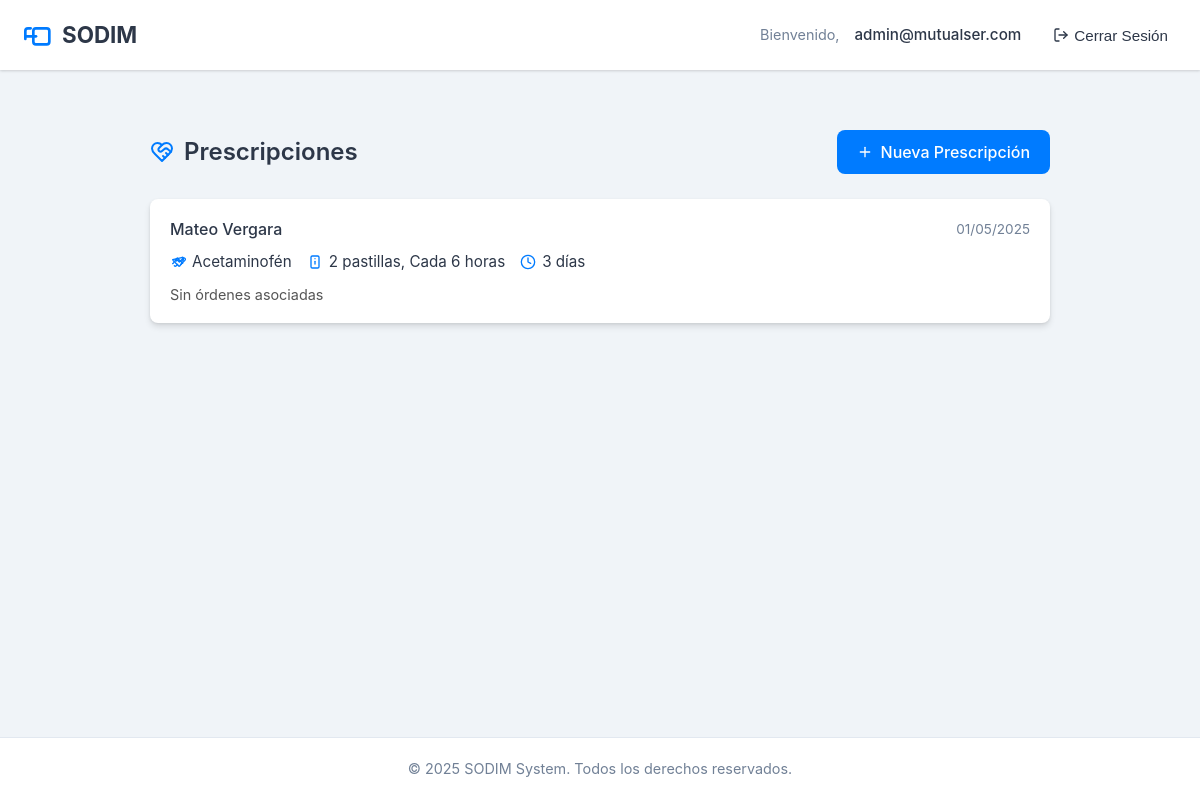
/prescriptions/ (signed in), run on an earlier commit of the app's database.
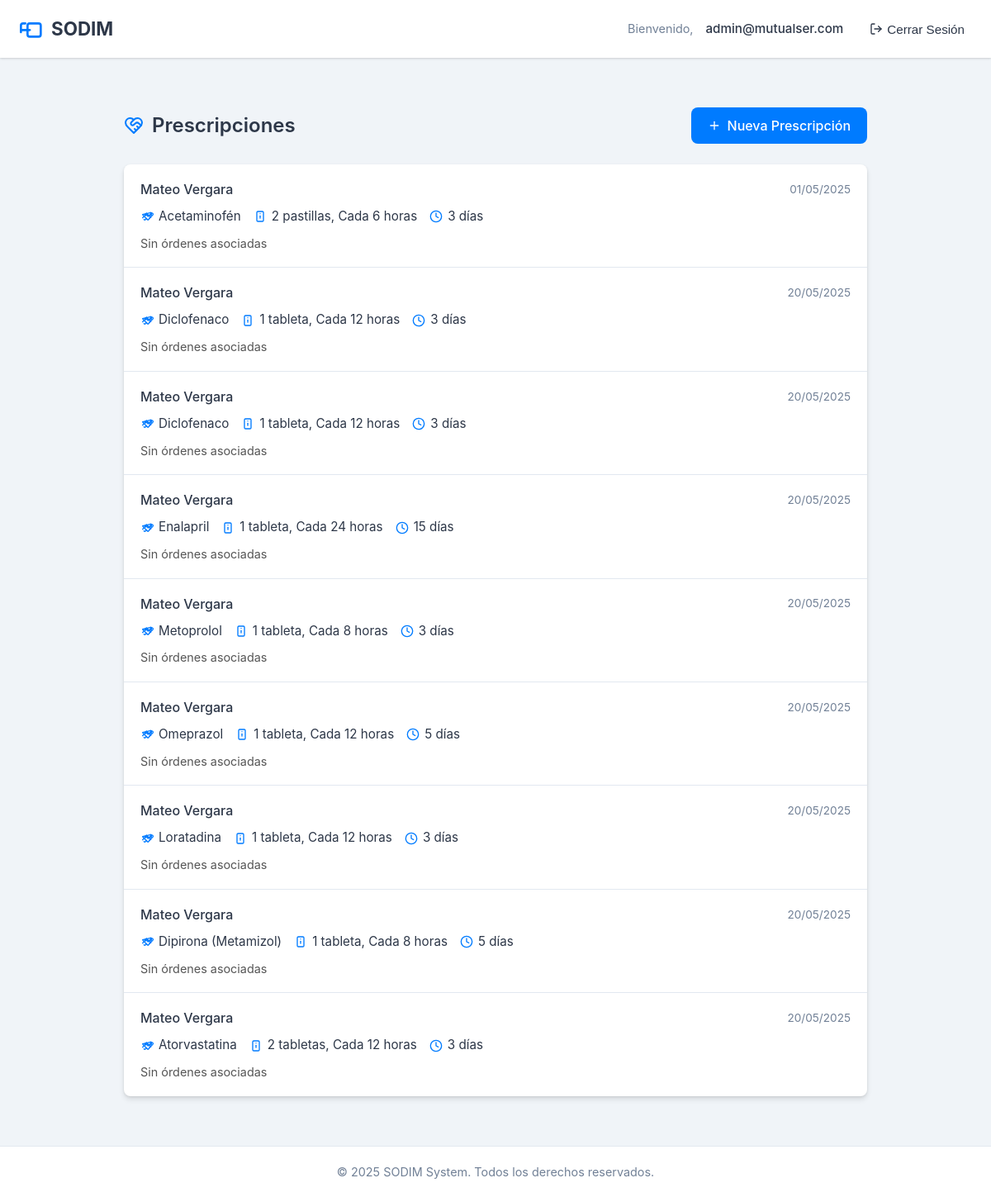
And on a later commit of the database.
### core/models.py (models this page shows, shortened)
class TimestampedModel(models.Model):
    created_at = models.DateTimeField(auto_now_add=True)
    updated_at = models.DateTimeField(auto_now=True)
    class Meta:
        abstract = True

class User(AbstractBaseUser, PermissionsMixin, TimestampedModel):
    ROLE_CHOICES = [
        ('EPS_ADMIN', 'EPS Administrator'),
        ('DOCTOR', 'Doctor'),
    ]
    email = models.EmailField(unique=True)
    role = models.CharField(max_length=20, choices=ROLE_CHOICES)
    is_active = models.BooleanField(default=True)
    is_staff = models.BooleanField(default=False)
    eps = models.ForeignKey('EPS', on_delete=models.SET_NULL, null=True, blank=True)
    USERNAME_FIELD = 'email'
    REQUIRED_FIELDS = []
    objects = UserManager()

class Prescription(TimestampedModel):
    doctor = models.ForeignKey(Doctor, on_delete=models.CASCADE)
    patient = models.ForeignKey(Patient, on_delete=models.CASCADE)
    medication = models.ForeignKey(Medication, on_delete=models.CASCADE)
    dosage = models.CharField(max_length=100)
    frequency = models.CharField(max_length=100)
    duration_days = models.PositiveIntegerField()
    notes = models.TextField(blank=True)

class Patient(TimestampedModel):
    GENDER_CHOICES = [
        ('M', 'Male'),
        ('F', 'Female'),
        ('O', 'Other'),
    ]
    PRIORITY_GROUPS = [
        ('CHILD', 'Child'),
        ('SENIOR', 'Senior'),
        ('CHRONIC', 'Chronic Disease'),
        ('CONTROL', 'Controlled Medication'),
        ('REGULAR', 'Regular'),
    ]
    first_name = models.CharField(max_length=100)
    last_name = models.CharField(max_length=100)
    date_of_birth = models.DateField()
    gender = models.CharField(max_length=1, choices=GENDER_CHOICES)
    identification_number = models.CharField(max_length=50, unique=True)
    eps = models.ForeignKey(EPS, on_delete=models.CASCADE, related_name='patients')
    address = models.TextField()
    phone_number = models.CharField(max_length=20)
    email = models.EmailField(blank=True)
    socioeconomic_stratum = models.PositiveSmallIntegerField()
    income = models.DecimalField(max_digits=10, decimal_places=2)
    priority_group = models.CharField(max_length=10, choices=PRIORITY_GROUPS)
    def __str__(self):
        return f"{self.first_name} {self.last_name}"

class Medication(TimestampedModel):
    name = models.CharField(max_length=200)
    description = models.TextField()
    code = models.CharField(max_length=50, unique=True)
    def __str__(self):
        return self.name

### core/views.py (the view)
# urls.py: path("prescriptions/", PrescriptionListView.as_view(), name="prescription_list"),
class PrescriptionListView(LoginRequiredMixin, ListView):
    model = Prescription
    template_name = 'core/prescription_list.html'
    context_object_name = 'prescriptions'
    def get_queryset(self):
        return Prescription.objects.filter(doctor__eps=self.request.user.eps).prefetch_related('orders')

### core/templates/core/prescription_list.html (shortened to what this page needs)
{% extends 'core/base.html' %}
{% block content %}
<div class="content-with-padding">
    <div class="prescriptions-container">
        <div class="prescriptions-header">
            <h2 class="prescriptions-title">
                Prescripciones
            </h2>
            <a href="{% url 'prescription_create' %}" class="btn">
                <svg width="16" height="16" viewBox="0 0 24 24" fill="none" stroke="currentColor" stroke-width="2"
                    stroke-linecap="round" stroke-linejoin="round">
                    <path d="M12 5v14"></path>
                    <path d="M5 12h14"></path>
                </svg>
                Nueva Prescripción
            </a>
        </div>
        {% if prescriptions %}
        <ul class="prescription-list">
            {% for prescription in prescriptions %}
            <li class="prescription-item">
                <div class="prescription-details">
                    <div class="prescription-primary">
                        <span class="patient-info">{{ prescription.patient }}</span>
                        <span class="prescription-date">{{ prescription.created_at|date:"d/m/Y" }}</span>
                    </div>
                    <div class="prescription-secondary">
                        <div class="prescription-data">
                            {{ prescription.medication }}
                        </div>
                        <div class="prescription-data">
                            <svg width="16" height="16" viewBox="0 0 24 24" fill="none" stroke="currentColor"
                                stroke-width="2" stroke-linecap="round" stroke-linejoin="round">
                                <path d="M8 21h8a2 2 0 0 0 2-2V5a2 2 0 0 0-2-2H8a2 2 0 0 0-2 2v14a2 2 0 0 0 2 2Z">
                                </path>
                                <path d="M12 11v4"></path>
                                <path d="M12 7h.01"></path>
                            </svg>
                            {{ prescription.dosage }}, {{ prescription.frequency }}
                        </div>
                        <div class="prescription-data">
                            <svg width="16" height="16" viewBox="0 0 24 24" fill="none" stroke="currentColor"
                                stroke-width="2" stroke-linecap="round" stroke-linejoin="round">
                                <circle cx="12" cy="12" r="10"></circle>
                                <polyline points="12 6 12 12 16 14"></polyline>
                            </svg>
                            {{ prescription.duration_days }} días
                        </div>
                    </div>
                </div>
                <div class="order-ids" style="margin-top: 10px; font-size: 0.9em; color: #555;">
                    {% if prescription.order_set.all %}
                    Ordenes asociadas:
                    <ul>
                        {% for order in prescription.order_set.all %}
                        <li>Order ID: {{ order.id }}</li>
                        {% endfor %}
                    </ul>
                    {% else %}
                    Sin órdenes asociadas
                    {% endif %}
                </div>
            </li>
            {% endfor %}
        </ul>
        {% endif %}
    </div>
</div>
{% endblock %}

### core/templates/core/base.html (shortened to what this page needs)
{% load static %}
<!DOCTYPE html>
<html lang="en">
<head>
    <link href="https://cdnjs.cloudflare.com/ajax/libs/inter-ui/3.19.3/inter.min.css" rel="stylesheet">
</head>
<body>
    <nav>
        <div class="navbar-container">
            <a href="/" class="navbar-logo">
                <svg class="logo-icon" viewBox="0 0 24 24" fill="none" stroke="currentColor" stroke-width="2" stroke-linecap="round" stroke-linejoin="round">
                    <path d="M20 7h-8a2 2 0 0 0-2 2v8a2 2 0 0 0 2 2h8a2 2 0 0 0 2-2V9a2 2 0 0 0-2-2Z"></path>
                    <path d="M4 15V9a2 2 0 0 1 2-2h2"></path>
                    <path d="M4 13h8"></path>
                </svg>
                <h1 class="logo-text">SODIM</h1>
            </a>
            <div class="navbar-links">
                {% if user.is_authenticated %}
                <div class="user-info">
                    <span class="user-greeting">Bienvenido,</span>
                    <span class="user-email">{{ user.email }}</span>
                </div>
                <form method="post" action="{% url 'logout' %}" class="form-inline">
                    <button type="submit" class="logout-button">
                        <svg width="16" height="16" viewBox="0 0 24 24" fill="none" stroke="currentColor" stroke-width="2" stroke-linecap="round" stroke-linejoin="round">
                            <path d="M9 21H5a2 2 0 0 1-2-2V5a2 2 0 0 1 2-2h4"></path>
                            <polyline points="16 17 21 12 16 7"></polyline>
                            <line x1="21" y1="12" x2="9" y2="12"></line>
                        </svg>
                        Cerrar Sesión
                    </button>
                </form>
                {% endif %}
            </div>
        </div>
    </nav>
    <main>
        {% block content %}{% endblock %}
    </main>
    <footer>
        <p>&copy; {% now "Y" %} SODIM System. Todos los derechos reservados.</p>
    </footer>
</body>
</html>

### core/templates/core/base.html (style rules this page uses)
:root { --primary: #007bff; --primary-dark: #0056b3; --secondary: #6c757d; --success: #28a745; --danger: #dc3545; --warning: #ffc107; --info: #17a2b8; --light: #f8f9fa; --dark: #343a40; --body-bg: #f0f4f8; --card-bg: #ffffff; --text-main: #2d3748; --text-secondary: #718096; --border-color: #e2e8f0; --shadow-sm: 0 1px 3px rgba(0,0,0,0.12), 0 1px 2px rgba(0,0,0,0.05); --shadow-md: 0 4px 6px rgba(0,0,0,0.1), 0 1px 3px rgba(0,0,0,0.08); --shadow-lg: 0 10px 25px rgba(0,0,0,0.1), 0 5px 10px rgba(0,0,0,0.05); --radius-sm: 4px; --radius-md: 8px; --radius-lg: 16px; }
* { box-sizing: border-box; margin: 0; padding: 0; }
body { font-family: 'Inter', -apple-system, BlinkMacSystemFont, 'Segoe UI', Roboto, Oxygen, Ubuntu, Cantarell, 'Open Sans', 'Helvetica Neue', sans-serif; margin: 0; padding: 0; background-color: var(--body-bg); color: var(--text-main); line-height: 1.5; min-height: 100vh; display: flex; flex-direction: column; }
nav { background-color: var(--card-bg); color: var(--text-main); padding: 0; display: flex; justify-content: space-between; align-items: center; box-shadow: var(--shadow-sm); position: sticky; top: 0; z-index: 1000; }
.navbar-container { width: 100%; max-width: 1200px; margin: 0 auto; padding: 0 20px; display: flex; justify-content: space-between; align-items: center; height: 70px; }
.navbar-logo { display: flex; align-items: center; gap: 10px; text-decoration: none; }
.logo-icon { color: var(--primary); width: 32px; height: 32px; }
.logo-text { font-size: 1.4rem; font-weight: 700; color: var(--text-main); margin: 0; }
.navbar-links { display: flex; align-items: center; gap: 20px; }
.user-info { display: flex; align-items: center; gap: 10px; }
.user-greeting { font-size: 0.9rem; color: var(--text-secondary); margin-right: 5px; }
.user-email { font-size: 0.95rem; font-weight: 500; color: var(--text-main); }
.navbar-links a, .navbar-links button { background-color: transparent; border: none; color: var(--text-main); font-size: 0.95rem; font-weight: 500; cursor: pointer; transition: color 0.2s ease; display: flex; align-items: center; gap: 5px; text-decoration: none; padding: 8px 12px; border-radius: var(--radius-sm); }
.logout-button { display: flex; align-items: center; gap: 5px; background-color: var(--light); color: var(--text-secondary); border: 1px solid var(--border-color); border-radius: var(--radius-md); padding: 6px 12px; font-size: 0.95rem; font-weight: 500; cursor: pointer; transition: all 0.2s ease; }
main { flex: 1; width: 100%; max-width: 1200px; margin: 0 auto; padding: 0; }
.content-with-padding { padding: 30px 20px; }
footer { background-color: var(--card-bg); color: var(--text-secondary); text-align: center; padding: 20px; margin-top: auto; font-size: 0.9rem; border-top: 1px solid var(--border-color); }
.btn { display: inline-flex; align-items: center; justify-content: center; gap: 8px; background-color: var(--primary); color: white; padding: 10px 20px; border: none; border-radius: var(--radius-md); font-weight: 500; font-size: 1rem; cursor: pointer; transition: all 0.2s ease; text-decoration: none; }
.form-inline { display: inline; }

### core/templates/core/prescription_list.html (style rules this page uses)
.prescriptions-container { max-width: 900px; margin: 30px auto; }
.prescriptions-header { display: flex; justify-content: space-between; align-items: center; margin-bottom: 25px; }
.prescriptions-title { font-size: 1.5rem; font-weight: 600; color: var(--text-main); margin: 0; display: flex; align-items: center; gap: 10px; }
.prescriptions-title svg { color: var(--primary); }
.prescription-list { background-color: var(--card-bg); border-radius: var(--radius-md); box-shadow: var(--shadow-md); overflow: hidden; list-style: none; padding: 0; margin: 0; }
.prescription-item { padding: 18px 20px; border-bottom: 1px solid var(--border-color); transition: background-color 0.2s ease; }
.prescription-item:last-child { border-bottom: none; }
.prescription-details { display: flex; flex-direction: column; gap: 5px; }
.prescription-primary { display: flex; align-items: center; justify-content: space-between; }
.patient-info { font-weight: 500; color: var(--text-main); }
.prescription-date { font-size: 0.85rem; color: var(--text-secondary); }
.prescription-secondary { display: flex; flex-wrap: wrap; gap: 15px; margin-top: 5px; }
.prescription-data { display: flex; align-items: center; gap: 6px; color: var(--text-main); font-size: 0.95rem; }
.prescription-data svg { color: var(--primary); flex-shrink: 0; }

What changed in the data, as far as the page shows it:
added Prescription: patient "Mateo Vergara", created_at "20/05/2025", medication "Diclofenaco", dosage "1 tableta", frequency "Cada 12 horas", duration_days "3"
added Prescription: patient "Mateo Vergara", created_at "20/05/2025", medication "Diclofenaco", dosage "1 tableta", frequency "Cada 12 horas", duration_days "3"
added Prescription: patient "Mateo Vergara", created_at "20/05/2025", medication "Enalapril", dosage "1 tableta", frequency "Cada 24 horas", duration_days "15"
added Prescription: patient "Mateo Vergara", created_at "20/05/2025", medication "Metoprolol", dosage "1 tableta", frequency "Cada 8 horas", duration_days "3"
added Prescription: patient "Mateo Vergara", created_at "20/05/2025", medication "Omeprazol", dosage "1 tableta", frequency "Cada 12 horas", duration_days "5"
added Prescription: patient "Mateo Vergara", created_at "20/05/2025", medication "Loratadina", dosage "1 tableta", frequency "Cada 12 horas", duration_days "3"
added Prescription: patient "Mateo Vergara", created_at "20/05/2025", medication "Dipirona (Metamizol)", dosage "1 tableta", frequency "Cada 8 horas", duration_days "5"
added Prescription: patient "Mateo Vergara", created_at "20/05/2025", medication "Atorvastatina", dosage "2 tabletas", frequency "Cada 12 horas", duration_days "3"
